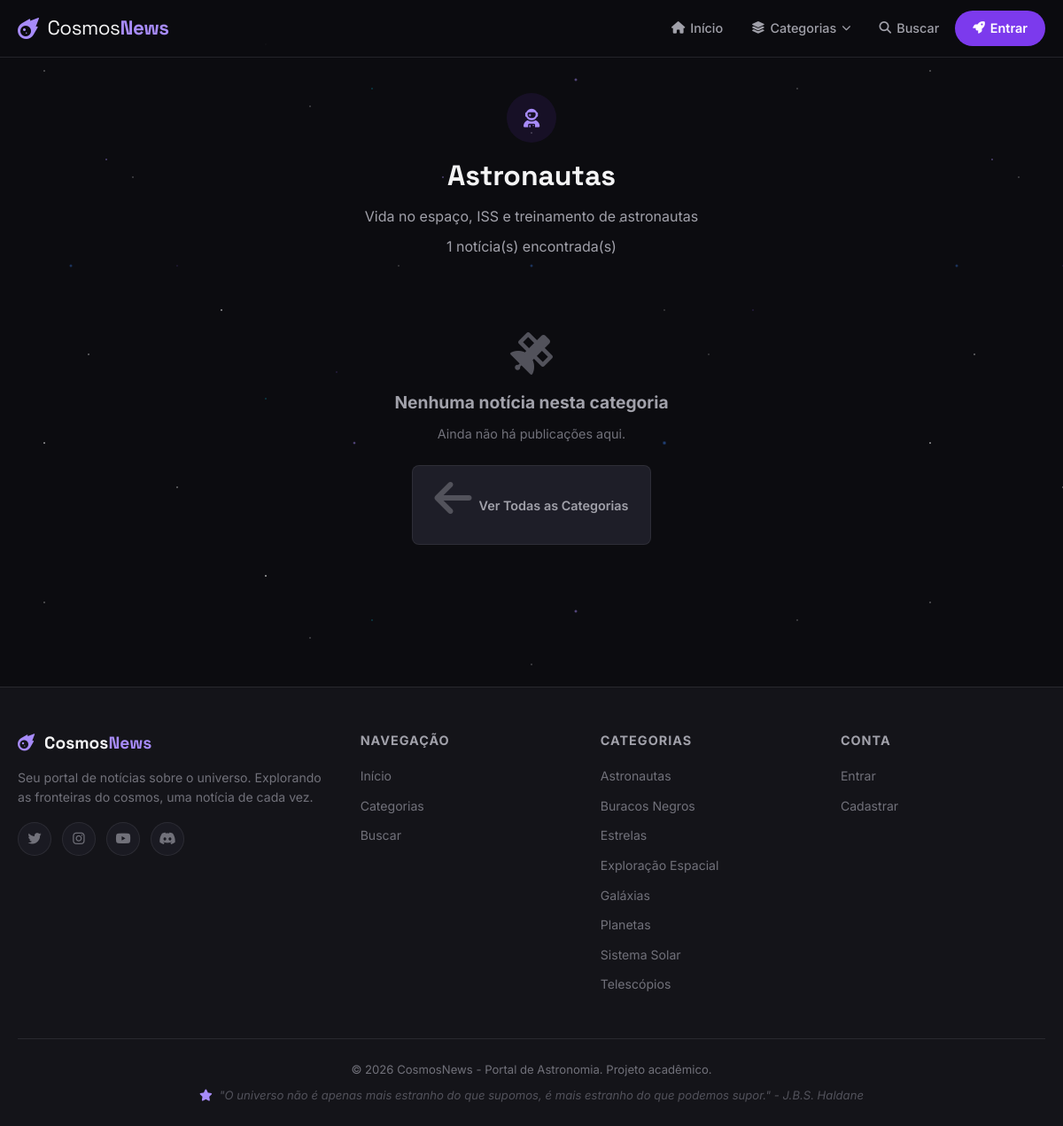
The page /categorias.php?id=8 on the database its author committed.
### tables this page shows
CREATE TABLE categorias (
    id INT AUTO_INCREMENT PRIMARY KEY,
    nome VARCHAR(100) NOT NULL,
    slug VARCHAR(120) NOT NULL,
    icone VARCHAR(50) DEFAULT 'star',
    descricao TEXT NULL,
    created_at DATETIME DEFAULT CURRENT_TIMESTAMP
);

### config/auth.php (called while the page is built, shortened)
<?php
function isLoggedIn() {
    return isset($_SESSION['usuario_id']);
}

### categorias.php (the view, shortened to what this page needs)
<?php
require_once __DIR__ . '/config/auth.php';
$categoria_id = intval($_GET['id'] ?? 0);
if ($categoria_id) {
    $stmt = $pdo->prepare("SELECT * FROM categorias WHERE id = ?");
    $stmt->execute([$categoria_id]);
    $categoria = $stmt->fetch();
}
include __DIR__ . '/includes/header.php';
if ($categoria_id) {
    $porPagina = 9;
    $pagina = max(1, intval($_GET['pagina'] ?? 1));
    $offset = ($pagina - 1) * $porPagina;
    $stmtTotal = $pdo->prepare("SELECT COUNT(*) FROM noticias WHERE categoria_id = ?");
    $stmtTotal->execute([$categoria_id]);
    $total = $stmtTotal->fetchColumn();
    $stmt = $pdo->prepare("
        SELECT n.*, u.nome as autor_nome, c.nome as categoria_nome, c.icone as categoria_icone
        FROM noticias n
        JOIN usuarios u ON n.autor_id = u.id
        LEFT JOIN categorias c ON n.categoria_id = c.id
        WHERE n.categoria_id = ?
        ORDER BY n.created_at DESC
        LIMIT ? OFFSET ?
    ");
    $stmt->bindValue(1, $categoria_id, PDO::PARAM_INT);
    $stmt->bindValue(2, $porPagina, PDO::PARAM_INT);
    $stmt->bindValue(3, $offset, PDO::PARAM_INT);
    $stmt->execute();
    $noticias = $stmt->fetchAll();
    ?>
    <div class="container">
        <div class="page-header">
            <div style="display: inline-flex; align-items: center; gap: 12px; margin-bottom: 12px;">
                <div class="category-card-icon" style="margin: 0;">
                    <i class="fas fa-<?= htmlspecialchars($categoria['icone']) ?>"></i>
                </div>
            </div>
            <h1><?= htmlspecialchars($categoria['nome']) ?></h1>
            <?php if ($categoria['descricao']): ?>
                <p><?= htmlspecialchars($categoria['descricao']) ?></p>
            <?php endif; ?>
            <p class="text-muted mt-1"><?= $total ?> notícia(s) encontrada(s)</p>
        </div>
        <?php if (empty($noticias)): ?>
            <div class="empty-state">
                <i class="fas fa-satellite"></i>
                <h3>Nenhuma notícia nesta categoria</h3>
                <p>Ainda não há publicações aqui.</p>
                <a href="/ProjetoAstronomia-php/categorias.php" class="btn btn-secondary">
                    <i class="fas fa-arrow-left"></i> Ver Todas as Categorias
                </a>
            </div>
        <?php endif; ?>
    </div>
<?php } ?>
<?php include __DIR__ . '/includes/footer.php'; ?>

### includes/footer.php (shortened to what this page needs)
    </main>
    <footer class="footer">
        <div class="container">
            <div class="footer-grid">
                <div class="footer-section">
                    <h3><i class="fas fa-meteor"></i> Cosmos<strong>News</strong></h3>
                    <p>Seu portal de notícias sobre o universo. Explorando as fronteiras do cosmos, uma notícia de cada vez.</p>
                    <div class="footer-social">
                        <a href="#"><i class="fab fa-twitter"></i></a>
                        <a href="#"><i class="fab fa-instagram"></i></a>
                        <a href="#"><i class="fab fa-youtube"></i></a>
                        <a href="#"><i class="fab fa-discord"></i></a>
                    </div>
                </div>
                <div class="footer-section">
                    <h4>Navegação</h4>
                    <ul>
                        <li><a href="/ProjetoAstronomia-php/">Início</a></li>
                        <li><a href="/ProjetoAstronomia-php/categorias.php">Categorias</a></li>
                        <li><a href="/ProjetoAstronomia-php/busca.php">Buscar</a></li>
                    </ul>
                </div>
                <div class="footer-section">
                    <h4>Categorias</h4>
                    <ul>
                        <?php foreach ($categoriasMenu as $cat): ?>
                        <li>
                            <a href="/ProjetoAstronomia-php/categorias.php?id=<?= $cat['id'] ?>">
                                <?= htmlspecialchars($cat['nome']) ?>
                            </a>
                        </li>
                        <?php endforeach; ?>
                    </ul>
                </div>
                <div class="footer-section">
                    <h4>Conta</h4>
                    <ul>
                        <?php if (isLoggedIn()): ?>
                            <li><a href="/ProjetoAstronomia-php/pages/perfil.php">Meu Perfil</a></li>
                            <li><a href="/ProjetoAstronomia-php/pages/minhas-noticias.php">Minhas Notícias</a></li>
                            <li><a href="/ProjetoAstronomia-php/pages/noticia-form.php">Nova Notícia</a></li>
                        <?php else: ?>
                            <li><a href="/ProjetoAstronomia-php/login.php">Entrar</a></li>
                            <li><a href="/ProjetoAstronomia-php/cadastro.php">Cadastrar</a></li>
                        <?php endif; ?>
                    </ul>
                </div>
            </div>
            <div class="footer-bottom">
                <p>&copy; <?= date('Y') ?> CosmosNews - Portal de Astronomia. Projeto acadêmico.</p>
                <p class="footer-quote"><i class="fas fa-star"></i> "O universo não é apenas mais estranho do que supomos, é mais estranho do que podemos supor." - J.B.S. Haldane</p>
            </div>
        </div>
    </footer>
</body>
</html>

### assets/css/style.css (style rules this page uses)
*, *::before, *::after { margin: 0; padding: 0; box-sizing: border-box; }
:root { --zinc-50: #fafafa; --zinc-100: #f4f4f5; --zinc-200: #e4e4e7; --zinc-300: #d4d4d8; --zinc-400: #a1a1aa; --zinc-500: #71717a; --zinc-600: #52525b; --zinc-700: #3f3f46; --zinc-800: #27272a; --zinc-900: #18181b; --zinc-950: #09090b; --bg-primary: #0c0c10; --bg-secondary: #141419; --bg-card: #1a1a22; --bg-card-hover: #22222d; --bg-input: #1e1e28; --accent: #7c3aed; --accent-light: #a78bfa; --accent-glow: rgba(124, 58, 237, 0.3); --accent-subtle: rgba(124, 58, 237, 0.1); --blue: #3b82f6; --blue-glow: rgba(59, 130, 246, 0.3); --cyan: #06b6d4; --emerald: #10b981; --amber: #f59e0b; --rose: #f43f5e; --text-primary: #f4f4f5; --text-secondary: #a1a1aa; --text-muted: #71717a; --border: rgba(63, 63, 70, 0.5); --border-light: rgba(113, 113, 122, 0.3); --radius: 12px; --radius-sm: 8px; --radius-lg: 16px; --radius-xl: 24px; --shadow: 0 4px 24px rgba(0, 0, 0, 0.4); --shadow-lg: 0 8px 40px rgba(0, 0, 0, 0.5); --shadow-glow: 0 0 30px var(--accent-glow); --transition: all 0.3s cubic-bezier(0.4, 0, 0.2, 1); --transition-fast: all 0.15s ease; }
html { scroll-behavior: smooth; }
body { font-family: 'Inter', -apple-system, BlinkMacSystemFont, sans-serif; background-color: var(--bg-primary); color: var(--text-primary); line-height: 1.6; min-height: 100vh; overflow-x: hidden; }
a { color: var(--accent-light); text-decoration: none; transition: var(--transition-fast); }
.container { max-width: 1280px; margin: 0 auto; padding: 0 20px; position: relative; z-index: 1; }
.btn { display: inline-flex; align-items: center; justify-content: center; gap: 8px; padding: 12px 24px; border: none; border-radius: var(--radius-sm); font-size: 0.9rem; font-weight: 600; font-family: inherit; cursor: pointer; transition: var(--transition); text-decoration: none; white-space: nowrap; }
.btn-secondary { background: var(--bg-input); border: 1px solid var(--border); color: var(--text-secondary); }
.category-card-icon { width: 56px; height: 56px; border-radius: 50%; background: var(--accent-subtle); display: flex; align-items: center; justify-content: center; margin: 0 auto 16px; font-size: 1.3rem; color: var(--accent-light); transition: var(--transition); }
.page-header { padding: 40px 0 24px; text-align: center; }
.page-header h1 { font-family: 'Space Grotesk', sans-serif; font-size: 2rem; font-weight: 800; margin-bottom: 8px; }
.page-header p { color: var(--text-secondary); font-size: 1rem; }
.empty-state { text-align: center; padding: 60px 20px; }
.empty-state i { font-size: 3rem; color: var(--zinc-600); margin-bottom: 16px; }
.empty-state h3 { font-size: 1.2rem; margin-bottom: 8px; color: var(--text-secondary); }
.empty-state p { color: var(--text-muted); font-size: 0.9rem; margin-bottom: 24px; }
.footer { background: var(--bg-secondary); border-top: 1px solid var(--border); padding: 48px 0 24px; margin-top: 60px; position: relative; z-index: 1; }
.footer-grid { display: grid; grid-template-columns: 1.5fr 1fr 1fr 1fr; gap: 40px; margin-bottom: 40px; }
.footer-section h3 { font-family: 'Space Grotesk', sans-serif; font-size: 1.2rem; margin-bottom: 12px; }
.footer-section h3 i { color: var(--accent-light); margin-right: 6px; }
.footer-section h3 strong { color: var(--accent-light); }
.footer-section h4 { font-size: 0.9rem; font-weight: 700; text-transform: uppercase; letter-spacing: 1px; color: var(--text-secondary); margin-bottom: 16px; }
.footer-section p { color: var(--text-muted); font-size: 0.88rem; line-height: 1.6; }
.footer-section ul { list-style: none; }
.footer-section ul li { margin-bottom: 8px; }
.footer-section ul a { color: var(--text-muted) !important; font-size: 0.88rem; transition: var(--transition-fast); }
.footer-social { display: flex; gap: 12px; margin-top: 16px; }
.footer-social a { width: 38px; height: 38px; display: flex; align-items: center; justify-content: center; border-radius: 50%; background: var(--bg-card); border: 1px solid var(--border); color: var(--text-muted) !important; font-size: 0.95rem; transition: var(--transition); }
.footer-bottom { text-align: center; padding-top: 24px; border-top: 1px solid var(--border); }
.footer-bottom p { color: var(--text-muted); font-size: 0.82rem; }
.footer-quote { margin-top: 8px; font-style: italic; color: var(--zinc-600) !important; }
.footer-quote i { color: var(--accent-light); margin-right: 4px; }
.mt-1 { margin-top: 8px; }
.text-muted { color: var(--text-muted); }

### rows shown on the page
categorias: nome "Astronautas", descricao "Vida no espaço, ISS e treinamento de astronautas"
categorias: nome "Buracos Negros"
categorias: nome "Estrelas"
categorias: nome "Exploração Espacial"
categorias: nome "Galáxias"
categorias: nome "Planetas"
categorias: nome "Sistema Solar"
categorias: nome "Telescópios"

### other values the page prints
$total "1"
